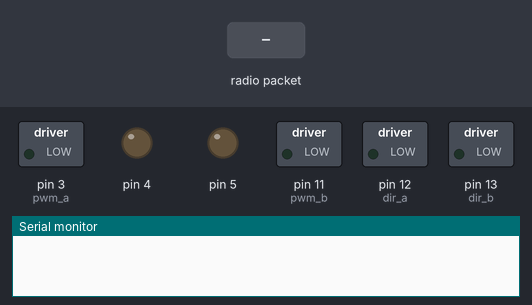
Recording of a sketch running on a simulated Arduino Uno, built with avr-gcc and run on an emulated ATmega328P. Parts: switched loads named in the sketch (green lamp = pin HIGH), output pins drawn as LEDs (lit = HIGH), the last lines printed to the serial monitor. The inputs (shaded band) are chosen by the test bench. No radio packets arrive unless stated.

Above: at 1.2 s.
1.3 s: radio packet "1" arrives
At 2.1 s:
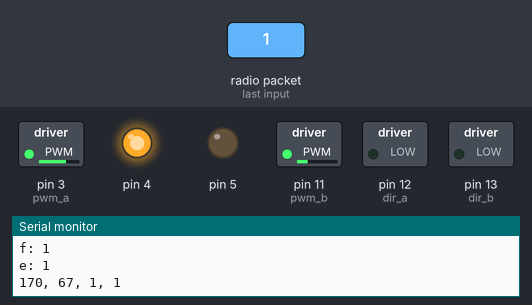
2.8 s: radio packet "0" arrives
At 3.2 s:
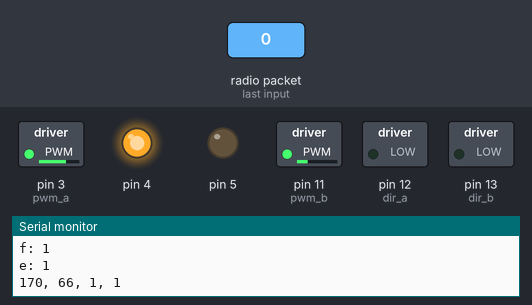
Timing chart, 0 to 5.8 s (numbered marks = the images above; inputs shaded):
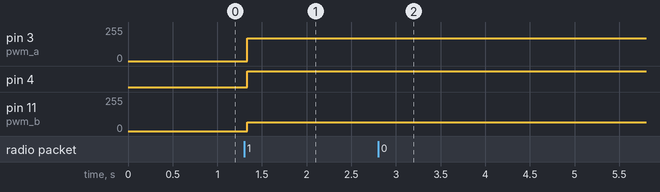

The sketch:

CR20150528_Joystick_Receiver_V1.ino
```cpp
#include <RH_ASK.h>
#include <SPI.h>
//#include <Servo.h>

//Servo servo1, servo2;

int pwm_a = 3;   //PWM control for motor outputs 1 and 2 is on digital pin 3
int pwm_b = 11;  //PWM control for motor outputs 3 and 4 is on digital pin 11
int dir_a = 12;  //direction control for motor outputs 1 and 2 is on digital pin 12
int dir_b = 13;  //direction control for motor outputs 3 and 4 is on digital pin 13

unsigned long x = 0;
unsigned long y = 0;
int leftPow = 0;
int rightPow = 0;
bool leftRev;
bool rightRev;
bool right;
bool left;
bool up;
bool down;
bool select;
bool f;
bool e;

RH_ASK driver;

void setup(){
    pinMode(pwm_a, OUTPUT);  //Set control pins to be outputs
    pinMode(pwm_b, OUTPUT);
    pinMode(dir_a, OUTPUT);
    pinMode(dir_b, OUTPUT);

    analogWrite(pwm_a, 0);
    analogWrite(pwm_b, 0);

    Serial.begin(9600);	// Debugging only
    if (!driver.init())
         Serial.println("init failed");
    /*vw_set_ptt_inverted(true); // Required for DR3100
    vw_setup(2000);	 // Bits per sec
    vw_set_rx_pin(9);
    vw_set_tx_pin(10);
    vw_rx_start();       // Start the receiver PLL running*/
}

void loop(){
    uint8_t buf[RH_ASK_MAX_MESSAGE_LEN];
    uint8_t buflen = sizeof(buf);
    /*uint8_t buf[VW_MAX_MESSAGE_LEN];
    uint8_t buflen = VW_MAX_MESSAGE_LEN;*/
    char first, second, third, forth;
    if (driver.recv(buf, &buflen)) // Non-blocking
    {
	// Message with a good checksum received, dump it.

        int first = buf [0];
        int second = buf [1];
        int third = buf [2];
        int forth = buf [3];

        x =  first * 4 + second / 64;
        y = (second % 64) * 16 + (third / 16);
        right = !bitRead(third,3);
        left = !bitRead(third,2);
        up = !bitRead(third,1);
        down = !bitRead(third,0);
        select = !bitRead(forth,7);
        f = !bitRead(forth, 6);
        e = !bitRead(forth,5);

        for (int i = 5; i >= 0; i--)
          Serial.print(bitRead(third,i),BIN);
        for (int i = 7; i >= 5; i--)
          Serial.print(bitRead(forth,i),BIN);
        Serial.println(" ");
        /*
        for (int i = 0; i < 4; i++){
          Serial.print(i+1); Serial.print(": ");
          Serial.println(buf[i]);
        }*/
        Serial.print("x: ");
        Serial.println(x);
        Serial.print("y: ");
        Serial.println(y);
        Serial.print("right: ");
        Serial.println(right);
        Serial.print("left: ");
        Serial.println(left);
        Serial.print("up: ");
        Serial.println(up);
        Serial.print("down: ");
        Serial.println(down);
        Serial.print("select: ");
        Serial.println(select);
        Serial.print("f: ");
        Serial.println(f);
        Serial.print("e: ");
        Serial.println(e);
        //y = 515, x = 506
        if (x < 508 && y >= 515){ //upper left quadrant
          leftPow = (y - 515) - (508 - x);
          rightPow = (y - 515) + (508 - x);
        }else if (x <= 508 && y <= 515){ //lower left quadrant
          leftPow = -((515 - y) + (508 - x));
          rightPow = -((515 - y) - (508 - x));
        }else if (x >= 508 && y > 515){ //upper right quadrant
          leftPow = (y - 515) + (x - 508);
          rightPow = (y - 515) - (x - 508);
        }else if (x > 508 && y <= 515){ //lower right quadrant
          leftPow = (-(515 - y) + (x - 508));
          rightPow = (-(515 - y) - (x - 508));
        }
        leftPow /= 3;
        rightPow /= 3;
        digitalWrite(dir_a, HIGH);
        digitalWrite(dir_b, HIGH);
        rightRev = 0;
        leftRev = 0;
        int lim = 170;
        if (leftPow < 0){
          digitalWrite(dir_a, LOW);
          leftPow = abs(leftPow);
          leftRev = 1;
        }
        if (rightPow < 0){
          digitalWrite(dir_b, LOW);
          rightPow = abs(rightPow);
          rightRev = 1;
        }
        if (leftPow > 170)
          leftPow = 170;
        if (rightPow > 170)
          rightPow = 170;
        Serial.print(leftPow);
        Serial.print(", ");
        Serial.print(rightPow);
        Serial.print(", ");
        Serial.print(leftRev);
        Serial.print(", ");
        Serial.println(rightRev);
        if(up){
          analogWrite(4, 177);
          analogWrite(5, 0);
        }
        analogWrite(pwm_a, leftPow);
        analogWrite(pwm_b, rightPow);
        delay(10);
    }
}
```

Measured:
- after the input at 1.3 s, pin 3 (pwm_a): 0/255 → 170/255 at once; pin 4: LOW → HIGH at once; pin 11 (pwm_b): 0/255 → 67/255 at once
- after the input at 2.8 s, pin 11 (pwm_b): 67/255 → 66/255 at once
